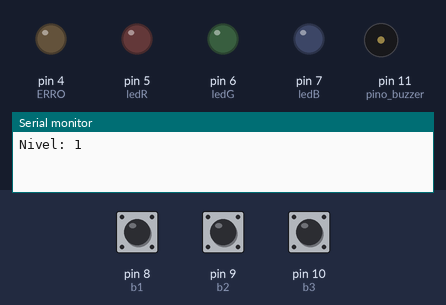
Simulated run of this sketch. Board: Arduino Uno, built with avr-gcc and run on an emulated ATmega328P. On the bench: output pins drawn as LEDs (lit = HIGH), buzzer (waves = sounding), the last lines printed to the serial monitor. Dashed ring = blinking. Inputs (shaded band) come from the test bench; at power-on: pin 8 (b1) HIGH, pin 10 (b3) HIGH, pin 9 (b2) HIGH. Random numbers use the default seed unless the sketch sets one.

Above: at 1.9 s.
2.0 s: pin 8 (b1) pulled LOW for 0.15 s
At 4.2 s:
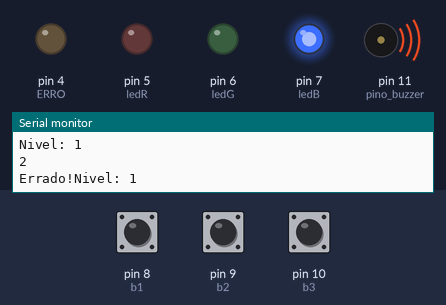
5.0 s: pin 10 (b3) pulled LOW for 0.15 s
At 6.7 s:
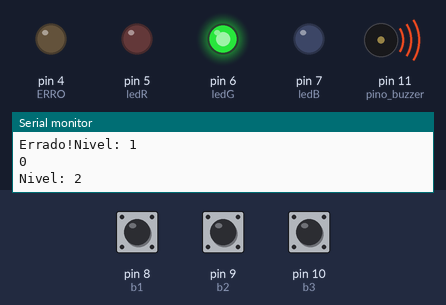
8.1 s: pin 8 (b1) pulsed LOW 2 times (0.12 s each, 0.3 s apart)
At 10.5 s:
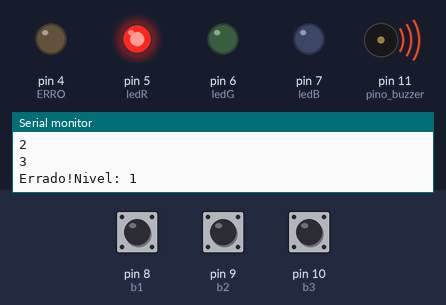
11.6 s: pin 8 (b1) pulled LOW for 1 s
At 13.6 s:
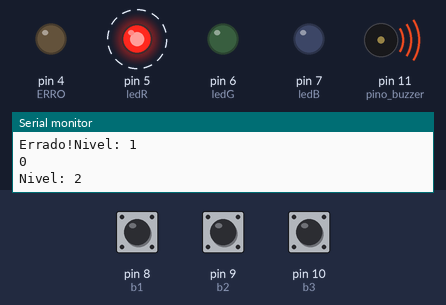
Timing chart, 0 to 15.9 s (numbered marks = the images above; inputs shaded):
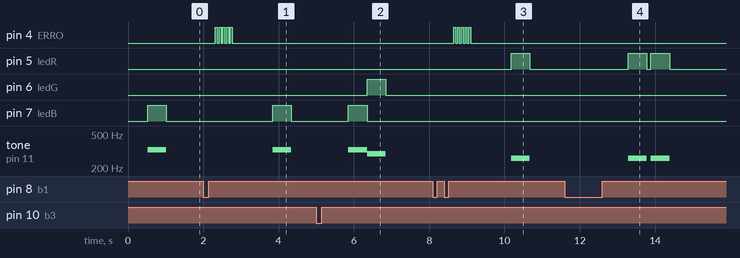

Measured:
- after the input at 2.0 s, pin 4 (ERRO): alternates HIGH for 0.05 s and LOW for 0.05 s, 10 changes in all, then stays LOW, starting after 0.32 s; pin 7 (ledB): LOW → HIGH after 1.8 s, → LOW 0.50 s later; tone on pin 11 (pino_buzzer): silent → 329 Hz after 1.8 s, → silent 0.50 s later
- after the input at 5.0 s, pin 6 (ledG): LOW → HIGH after 1.4 s, → LOW 0.50 s later; pin 7 (ledB): LOW → HIGH after 0.85 s, → LOW 0.50 s later; tone on pin 11 (pino_buzzer): silent → 329 Hz after 0.85 s, → 293 Hz 0.50 s later, → silent 0.50 s later
- after the input at 8.1 s, pin 4 (ERRO): alternates HIGH for 0.05 s and LOW for 0.05 s, 10 changes in all, then stays LOW, starting after 0.55 s; pin 5 (ledR): LOW → HIGH after 2.1 s, → LOW 0.50 s later; tone on pin 11 (pino_buzzer): silent → 261 Hz after 2.1 s, → silent 0.50 s later
- after the input at 11.6 s, pin 5 (ledR): alternates HIGH for 0.50 s and LOW for 0.10 s, 4 changes in all, then stays LOW, starting after 1.7 s; tone on pin 11 (pino_buzzer): alternates 261 Hz for 0.50 s and silent for 0.10 s, 4 changes in all, then stays silent, starting after 1.7 s

The sketch:

Genius_leds.ino
```cpp
const int c = 261; // Dó
const int d = 293; // Ré
const int e = 329; // Mi

const int ERRO = 4;//LED erro
const int ledR = 5;//LED1
const int ledG = 6;//LED2
const int ledB = 7;//LED3
const int b1 = 8;
const int b2 = 9;
const int b3 = 10;
const int pino_buzzer = 11;

int level = 0, i, compara = 0;
long notas[50] , resultado[50];

bool flag = LOW, flag_b1 = LOW, flag_b2 = LOW, flag_b3 = LOW, decrease = LOW;

void setup() {
  pinMode(b1, INPUT_PULLUP);
  pinMode(b2, INPUT_PULLUP);
  pinMode(b3, INPUT_PULLUP);
  pinMode(pino_buzzer, OUTPUT);
  pinMode(ledR, OUTPUT);
  pinMode(ledG, OUTPUT);
  pinMode(ledB, OUTPUT);
  pinMode(ERRO, OUTPUT);
  Serial.begin(9600);
  randomSeed(analogRead(0));

}

void loop() {
  notas[level] = random(1, 4);
  delay(10);
  for ( i = 0; i < level; i++) {
    if (notas[i] == 1) {
      tone(pino_buzzer, c);
      digitalWrite(ledR, HIGH);
      delay(500);
      noTone(pino_buzzer);
      digitalWrite(ledR, LOW);
      delay(100);
    }
    else if (notas[i] == 2) {
      tone(pino_buzzer, d);
      digitalWrite(ledG, HIGH);
      delay(500);
      noTone(pino_buzzer);
      digitalWrite(ledG, LOW);
      delay(100);
    }
    else {
      tone(pino_buzzer, e);
      digitalWrite(ledB, HIGH);
      delay(500);
      noTone(pino_buzzer);
      digitalWrite(ledB, LOW);
    }
  }
  flag = HIGH;
  i = 0;
  compara = 0;

  while (flag == HIGH) {
    bool leitura_b1 = digitalRead(b1);
    bool leitura_b2 = digitalRead(b2);
    bool leitura_b3 = digitalRead(b3);
    if ( i < level) {
      if (leitura_b1 == LOW) {
        flag_b1 = HIGH;
      }
      else if (leitura_b1 == HIGH && flag_b1 == HIGH)
      {
        resultado[i] = 1;
        i++;
        flag_b1 = LOW;
      }
      if (leitura_b2 == LOW) {
        flag_b2 = HIGH;
      } else if (leitura_b2 == HIGH && flag_b2 == HIGH) {

        resultado[i] = 2;
        i++;
        flag_b2 = LOW;
      }
      if (leitura_b3 == LOW) {
        flag_b3 = HIGH;
      } else if (leitura_b3 == HIGH && flag_b3 == HIGH) {

        resultado[i] = 3;
        i++;
        flag_b3 = LOW;
      }
      delay(100);
    }
    else {

      for (int i = 0; i < level; i++) {
        resultado[i] = (resultado[i] - notas[i]);
        if (resultado[i] < 0) {
          resultado[i] = resultado[i] * -1;
        }
        compara = compara + resultado[i];
        Serial.println(compara);
        if (compara > 0) {
          decrease = HIGH;
        }
        else {
          decrease = LOW;
        }
      }
      if (decrease == HIGH) {
        level = 0;
        flag = LOW;
        decrease = LOW;
        Serial.print("Errado!");
        for (i = 0; i < 5; i++) {
          digitalWrite(ERRO, HIGH);
          delay(50);
          digitalWrite(ERRO, LOW);
          delay(50);
        }
      }
      else {
        level++;
        flag = LOW;
        Serial.print("Nivel: ");
        Serial.println(level);
      }
      delay(500);
    }
  }
}
```
